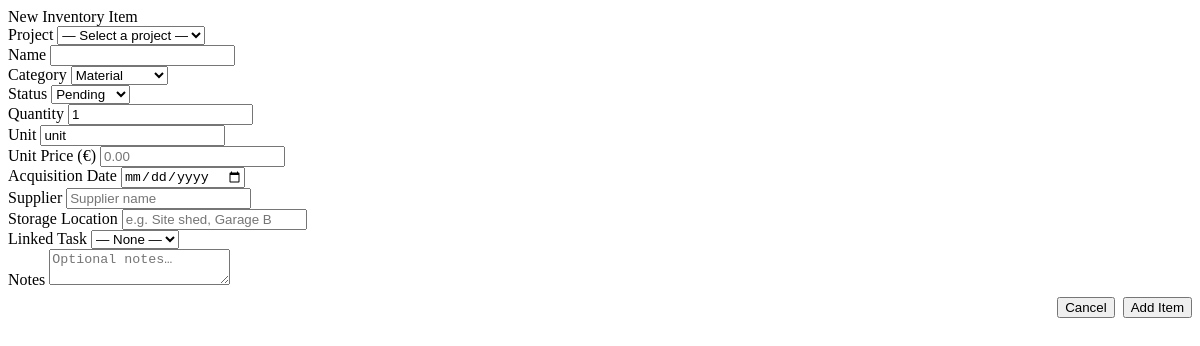
The app's page /inventory/1/edit, older data.
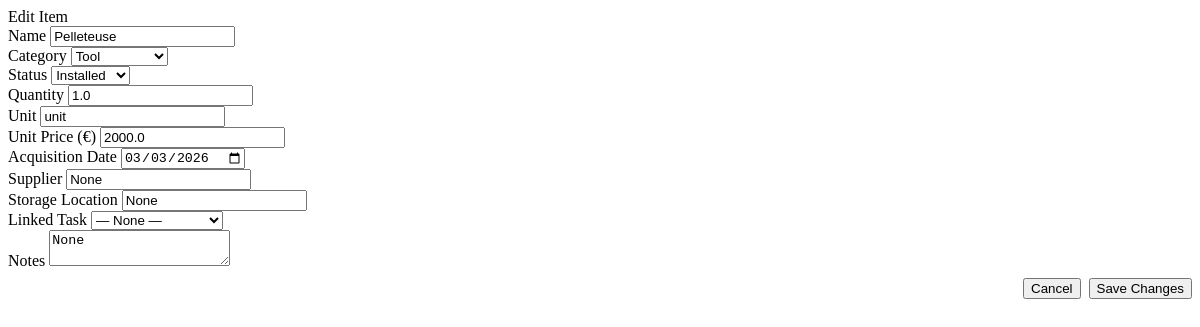
The same page, newer data.
### app/models/models.py (models this page shows, shortened)
class InventoryItemBase(SQLModel):
    name: str
    category: str = "material"  # material | tool | appliance | consumable
    quantity: float = 0.0
    unit: str = "unit"
    unit_price: float = 0.0
    status: str = "pending"  # pending | ordered | delivered | installed
    supplier: Optional[str] = None
    acquisition_date: Optional[date] = None
    storage: Optional[str] = None
    notes: Optional[str] = None

class InventoryItem(InventoryItemBase, table=True):
    id: Optional[int] = Field(default=None, primary_key=True)
    project_id: int = Field(foreign_key="project.id")
    zone_id: Optional[int] = Field(default=None, foreign_key="zone.id")
    linked_task_id: Optional[int] = Field(default=None, foreign_key="task.id")
    created_at: datetime = Field(default_factory=datetime.utcnow)
    project: Optional[Project] = Relationship(back_populates="inventory_items")
    zone: Optional[Zone] = Relationship(back_populates="inventory_items")
    linked_task: Optional[Task] = Relationship(back_populates="inventory_items")

### app/routers/pages.py (the view)
@router.get("/inventory/{item_id}/edit")
async def inventory_edit_modal(
    item_id: int,
    request: Request,
    session: AsyncSession = Depends(get_session),
):
    item = await session.get(InventoryItem, item_id)
    task_r = await session.execute(select(Task))
    tasks = task_r.scalars().all()
    return templates.TemplateResponse(
        "partials/inventory_modal.html",
        {
            "request": request,
            "item": item,
            "projects": [],
            "tasks": tasks,
            "default_project_id": None,
        },
    )

### app/templates/partials/inventory_modal.html (shortened to what this page needs)
<div class="modal-backdrop">
  <div class="modal">
    <div class="modal-title">{{ "Edit Item" if item else "New Inventory Item" }}</div>
    <form method="post" action="{{ '/inventory/' + item.id|string + '/edit' if item else '/inventory/new' }}">
      {% if not item %}
      <div class="form-group">
        <label>Project</label>
        <select name="project_id" required>
          <option value="">— Select a project —</option>
        </select>
      </div>
      {% endif %}
      <div class="form-group">
        <label>Name</label>
        <input name="name" value="{{ item.name if item else '' }}" required autofocus>
      </div>
      <div class="form-row">
        <div class="form-group">
          <label>Category</label>
          <select name="category">
            {% for c in ['material','tool','appliance','consumable'] %}
            <option value="{{ c }}" {{ 'selected' if item and item.category == c or (not item and c == 'material') }}>{{ c.capitalize() }}</option>
            {% endfor %}
          </select>
        </div>
        <div class="form-group">
          <label>Status</label>
          <select name="status">
            {% for s in ['pending','ordered','delivered','installed'] %}
            <option value="{{ s }}" {{ 'selected' if item and item.status == s or (not item and s == 'pending') }}>{{ s.capitalize() }}</option>
            {% endfor %}
          </select>
        </div>
      </div>
      <div class="form-row">
        <div class="form-group">
          <label>Quantity</label>
          <input type="number" step="0.01" name="quantity" value="{{ item.quantity if item else 1 }}" min="0">
        </div>
        <div class="form-group">
          <label>Unit</label>
          <input name="unit" value="{{ item.unit if item else 'unit' }}" placeholder="unit, m², kg, L…">
        </div>
      </div>
      <div class="form-row">
        <div class="form-group">
          <label>Unit Price (€)</label>
          <input type="number" step="0.01" name="unit_price" value="{{ item.unit_price if item and item.unit_price is not none else '' }}" min="0" placeholder="0.00">
        </div>
        <div class="form-group">
          <label>Acquisition Date</label>
          <input type="date" name="acquisition_date" value="{{ item.acquisition_date if item and item.acquisition_date else '' }}">
        </div>
      </div>
      <div class="form-row">
        <div class="form-group">
          <label>Supplier</label>
          <input name="supplier" value="{{ item.supplier if item else '' }}" placeholder="Supplier name">
        </div>
        <div class="form-group">
          <label>Storage Location</label>
          <input name="storage" value="{{ item.storage if item else '' }}" placeholder="e.g. Site shed, Garage B">
        </div>
      </div>
      <div class="form-group">
        <label>Linked Task</label>
        <select name="linked_task_id">
          <option value="">— None —</option>
        </select>
      </div>
      <div class="form-group">
        <label>Notes</label>
        <textarea name="notes" placeholder="Optional notes…">{{ item.notes if item else '' }}</textarea>
      </div>
      <div style="display:flex;gap:0.5rem;justify-content:flex-end;margin-top:0.5rem">
        <button type="button" class="btn btn-secondary" onclick="closeModal()">Cancel</button>
        <button type="submit" class="btn btn-primary">{{ "Save Changes" if item else "Add Item" }}</button>
      </div>
    </form>
  </div>
</div>

Row changes from the older to the newer data that the page shows:
added InventoryItem: name "Pelleteuse", quantity "1.0", unit "unit", unit_price "2000.0", acquisition_date "03/03/2026", supplier "None", storage "None", notes "None"
Text that changed along with them:
{{ "Edit Item" if item else "New Inventory Item" }}: "New Inventory Item" → "Edit Item"
form field category: "Material" → "Tool"
form field status: "Pending" → "Installed"
{{ "Save Changes" if item else "Add Item" }}: "Add Item" → "Save Changes"
form field project_id: "— Select a project —" → (not shown)
form field quantity: "1" → (not shown)
form field unit: "unit" → (not shown)
text no longer shown: "Project"
